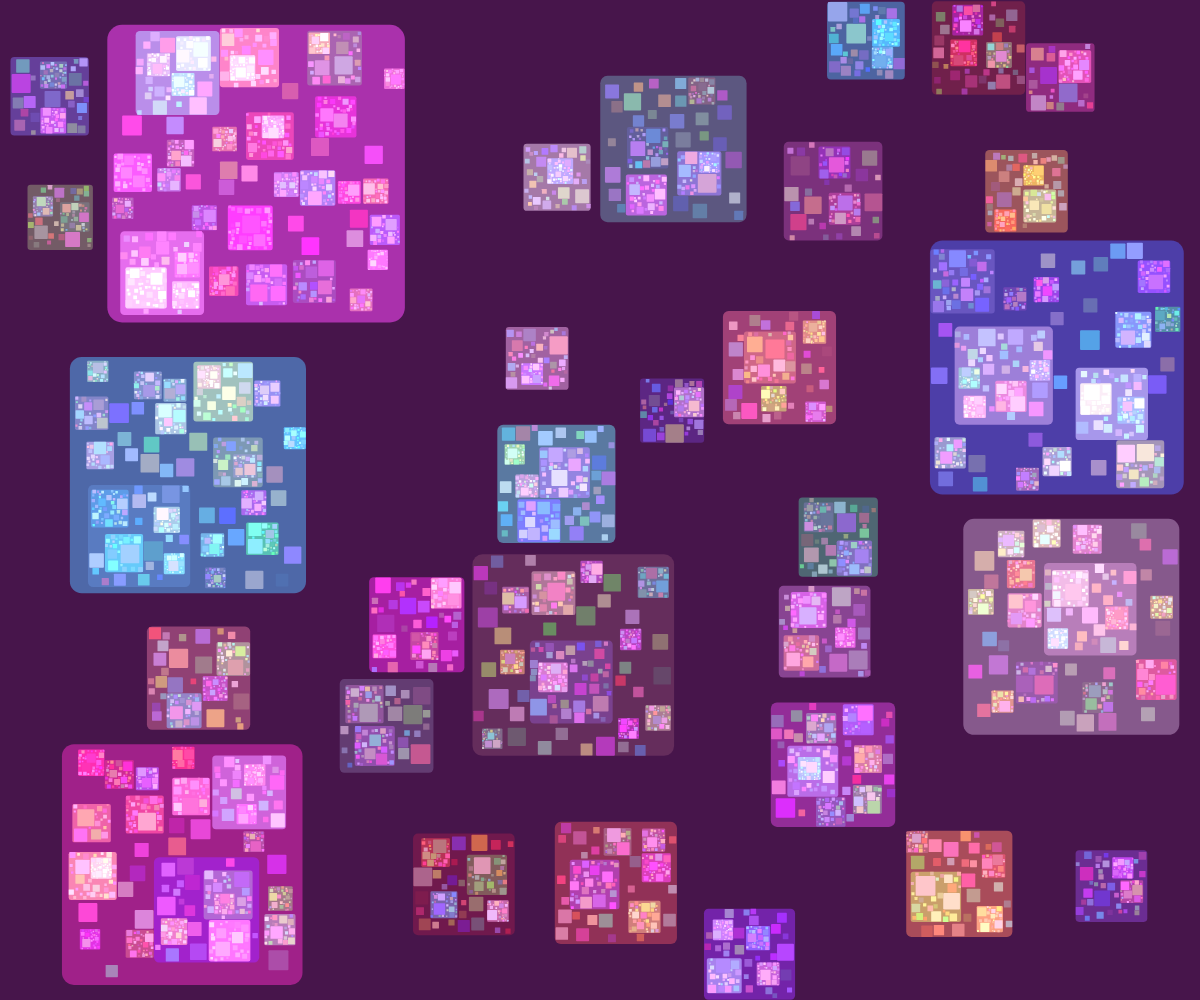
Frame 1 (no input)
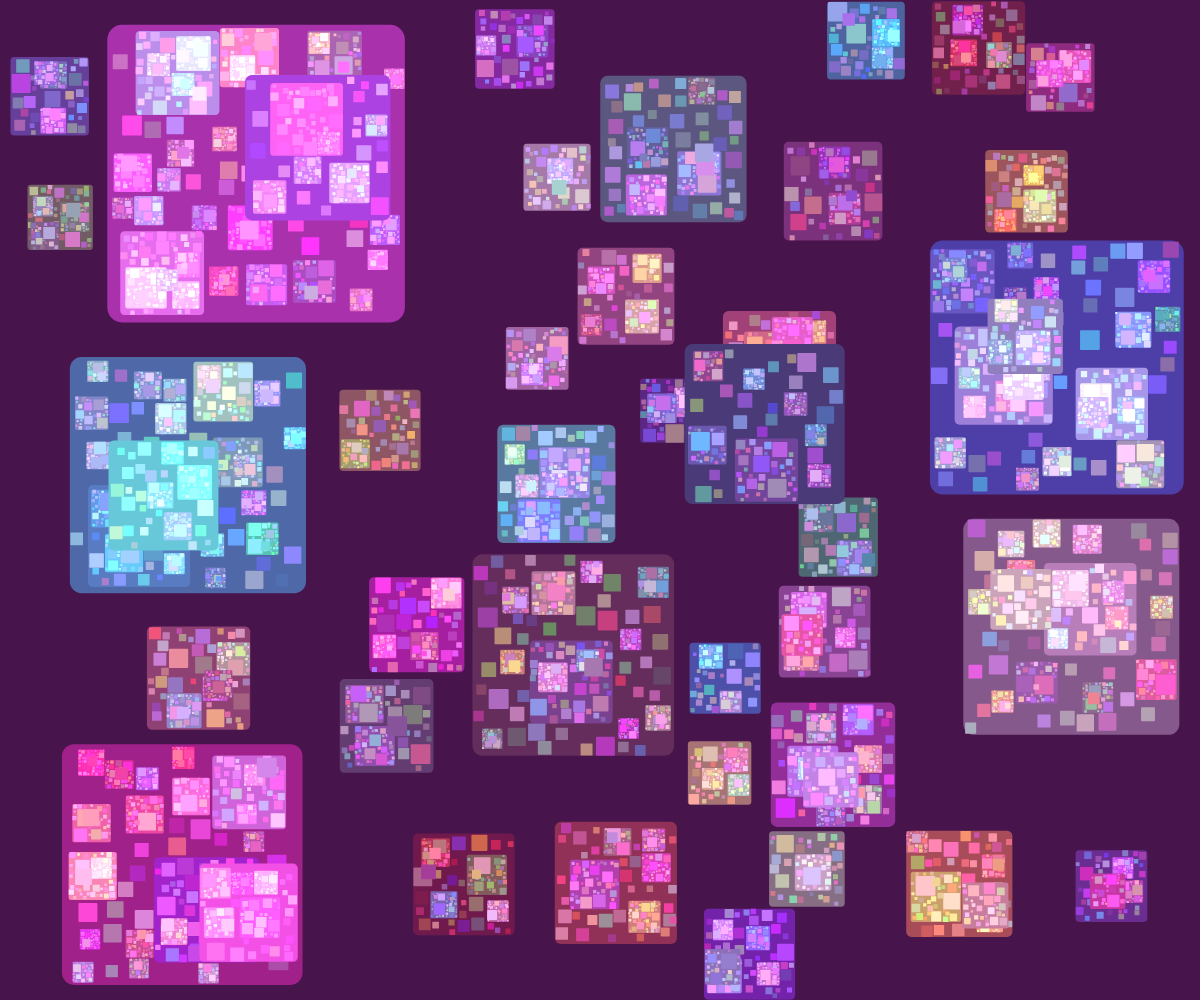
Frame 2 (the mouse pressed at the canvas centre, redrawn once)

The p5.js sketch that drew these frames (run headless with seeded random() and noise() and a simulated clock; the mouse was pressed at the canvas centre and the sketch redrawn once):

// p5.js sketch
// ── sketch.js
let sqr;


function setup() {
  createCanvas(windowWidth, windowHeight);
  rectMode(CENTER);

  sqr = new Sqr(width, width, 0, 0, [random(100), random(100), random(100)], 0);


  noLoop()
}

function draw() {
  background(sqr.color);


  translate(width / 2, height / 2)
  sqr.createChildren();
  sqr.show();
}

class Sqr {
  constructor(w, wParent, xParent, yParent, color, layer) {
    this.layer = layer;
    this.w = w;
    // this.wParent = wParent;
    this.xParent = xParent;
    this.yParent = yParent;

    if (layer == 1) {
      this.x = random(-width / 2 + w / 2, width / 2 - w / 2);
      this.y = random(-height / 2 + w / 2, height / 2 - w / 2);

    } else {

      this.x = random(-wParent / 2 + w / 2, wParent / 2 - w / 2);
      this.y = random(-wParent / 2 + w / 2, wParent / 2 - w / 2);
    }


    this.color = color;

    this.children = [];

  }

  createChildren() {
    if (this.w > 20) {
      for (let i = 0; i < 1000; i++) {

        let color = [this.color[0] + random(100), this.color[1] + random(100), this.color[2] + random(100)]
        let sqr = new Sqr(this.w * random(0.05, 0.5), this.w, this.x, this.y, color, this.layer + 1)

        if (i === 0) {
          this.children.push(sqr);
        } else {
          for (let j = 0; j < this.children.length; j++) {
            if (abs(sqr.x - this.children[j].x) < sqr.w / 2 + this.children[j].w / 2 && abs(sqr.y - this.children[j].y) < sqr.w / 2 + this.children[j].w / 2) {
              break
            } else if (j === this.children.length - 1)(
              this.children.push(sqr)
            )
          }
        }
      }
    }
  }

  show() {
    noStroke();
    fill(this.color);
    translate(this.xParent, this.yParent);
    rect(this.x, this.y, this.w, this.w, this.w / 20)

    for (let i = 0; i < this.children.length; i++) {
      push();

      this.children[i].createChildren();
      this.children[i].show()

      pop();
    }
  }
}
